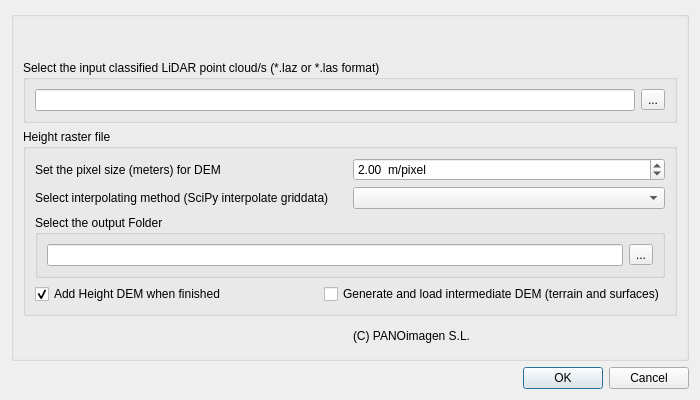
<?xml version="1.0" encoding="UTF-8"?>
<ui version="4.0">
 <class>LiDARForestryHeightDialogBase</class>
 <widget class="QDialog" name="LiDARForestryHeightDialogBase">
  <property name="geometry">
   <rect>
    <x>0</x>
    <y>0</y>
    <width>700</width>
    <height>400</height>
   </rect>
  </property>
  <property name="maximumSize">
   <size>
    <width>700</width>
    <height>400</height>
   </size>
  </property>
  <property name="windowTitle">
   <string>LiDAR Forestry Height</string>
  </property>
  <layout class="QGridLayout" name="gridLayout_2">
   <item row="0" column="0">
    <layout class="QGridLayout" name="gridLayout">
     <property name="sizeConstraint">
      <enum>QLayout::SetDefaultConstraint</enum>
     </property>
     <item row="0" column="0">
      <widget class="QGroupBox" name="pluginGroupBox">
       <property name="enabled">
        <bool>true</bool>
       </property>
       <property name="title">
        <string/>
       </property>
       <layout class="QGridLayout" name="gridLayout_5">
        <item row="1" column="0">
         <widget class="QGroupBox" name="inputGroupBox">
          <property name="title">
           <string>Select the input classified LiDAR point cloud/s (*.laz or *.las format)</string>
          </property>
          <layout class="QGridLayout" name="gridLayout_3">
           <item row="0" column="0">
            <layout class="QHBoxLayout" name="horizontalLayout">
             <item>
              <widget class="QLineEdit" name="inputLineEdit"/>
             </item>
             <item>
              <widget class="QToolButton" name="inputToolButton">
               <property name="text">
                <string>...</string>
               </property>
              </widget>
             </item>
            </layout>
           </item>
          </layout>
         </widget>
        </item>
        <item row="2" column="0">
         <widget class="QGroupBox" name="resultsParamsGroupBox">
          <property name="title">
           <string>Height raster file</string>
          </property>
          <layout class="QGridLayout" name="gridLayout_4">
           <item row="2" column="0">
            <widget class="QGroupBox" name="groupBox">
             <property name="title">
              <string>Select the output Folder</string>
             </property>
             <layout class="QGridLayout" name="gridLayout_6">
              <item row="0" column="0">
               <layout class="QHBoxLayout" name="horizontalLayout_3">
                <item>
                 <widget class="QLineEdit" name="outputFolderLineEdit"/>
                </item>
                <item>
                 <widget class="QToolButton" name="outputFolderToolButton">
                  <property name="text">
                   <string>...</string>
                  </property>
                 </widget>
                </item>
               </layout>
              </item>
             </layout>
            </widget>
           </item>
           <item row="3" column="0">
            <layout class="QHBoxLayout" name="horizontalLayout_4">
             <item>
              <widget class="QCheckBox" name="addResultsCheckBox">
               <property name="text">
                <string>Add Height DEM when finished</string>
               </property>
               <property name="checked">
                <bool>true</bool>
               </property>
              </widget>
             </item>
             <item>
              <widget class="QCheckBox" name="createAndLoadIntermCheckBox">
               <property name="text">
                <string>Generate and load intermediate DEM (terrain and surfaces)</string>
               </property>
              </widget>
             </item>
            </layout>
           </item>
           <item row="0" column="0">
            <layout class="QHBoxLayout" name="horizontalLayout_2">
             <item>
              <widget class="QLabel" name="pixelLabel">
               <property name="text">
                <string>Set the pixel size (meters) for DEM</string>
               </property>
              </widget>
             </item>
             <item>
              <widget class="QDoubleSpinBox" name="pixelSizeDoubleSpinBox">
               <property name="prefix">
                <string/>
               </property>
               <property name="suffix">
                <string>  m/pixel</string>
               </property>
               <property name="minimum">
                <double>0.500000000000000</double>
               </property>
               <property name="maximum">
                <double>100.000000000000000</double>
               </property>
               <property name="singleStep">
                <double>0.500000000000000</double>
               </property>
               <property name="value">
                <double>2.000000000000000</double>
               </property>
              </widget>
             </item>
            </layout>
           </item>
           <item row="1" column="0">
            <layout class="QHBoxLayout" name="horizontalLayout_6">
             <item>
              <widget class="QLabel" name="label">
               <property name="text">
                <string>Select interpolating method (SciPy interpolate griddata)</string>
               </property>
              </widget>
             </item>
             <item>
              <widget class="QComboBox" name="interpolatingMethodComboBox"/>
             </item>
            </layout>
           </item>
          </layout>
         </widget>
        </item>
        <item row="0" column="0">
         <widget class="QLabel" name="lasPyInstalledLabel">
          <property name="sizePolicy">
           <sizepolicy hsizetype="Preferred" vsizetype="Minimum">
            <horstretch>0</horstretch>
            <verstretch>0</verstretch>
           </sizepolicy>
          </property>
          <property name="text">
           <string/>
          </property>
         </widget>
        </item>
        <item row="7" column="0">
         <layout class="QHBoxLayout" name="horizontalLayout_5">
          <item>
           <widget class="QLabel" name="versionLabel">
            <property name="text">
             <string/>
            </property>
           </widget>
          </item>
          <item>
           <widget class="QLabel" name="CPanoiLabel">
            <property name="text">
             <string>(C) PANOimagen S.L.</string>
            </property>
           </widget>
          </item>
         </layout>
        </item>
       </layout>
      </widget>
     </item>
    </layout>
   </item>
   <item row="1" column="0">
    <widget class="QDialogButtonBox" name="buttonBox">
     <property name="orientation">
      <enum>Qt::Horizontal</enum>
     </property>
     <property name="standardButtons">
      <set>QDialogButtonBox::Cancel|QDialogButtonBox::Ok</set>
     </property>
    </widget>
   </item>
  </layout>
 </widget>
 <resources/>
 <connections>
  <connection>
   <sender>buttonBox</sender>
   <signal>accepted()</signal>
   <receiver>LiDARForestryHeightDialogBase</receiver>
   <slot>accept()</slot>
   <hints>
    <hint type="sourcelabel">
     <x>20</x>
     <y>20</y>
    </hint>
    <hint type="destinationlabel">
     <x>20</x>
     <y>20</y>
    </hint>
   </hints>
  </connection>
  <connection>
   <sender>buttonBox</sender>
   <signal>rejected()</signal>
   <receiver>LiDARForestryHeightDialogBase</receiver>
   <slot>reject()</slot>
   <hints>
    <hint type="sourcelabel">
     <x>20</x>
     <y>20</y>
    </hint>
    <hint type="destinationlabel">
     <x>20</x>
     <y>20</y>
    </hint>
   </hints>
  </connection>
 </connections>
</ui>
